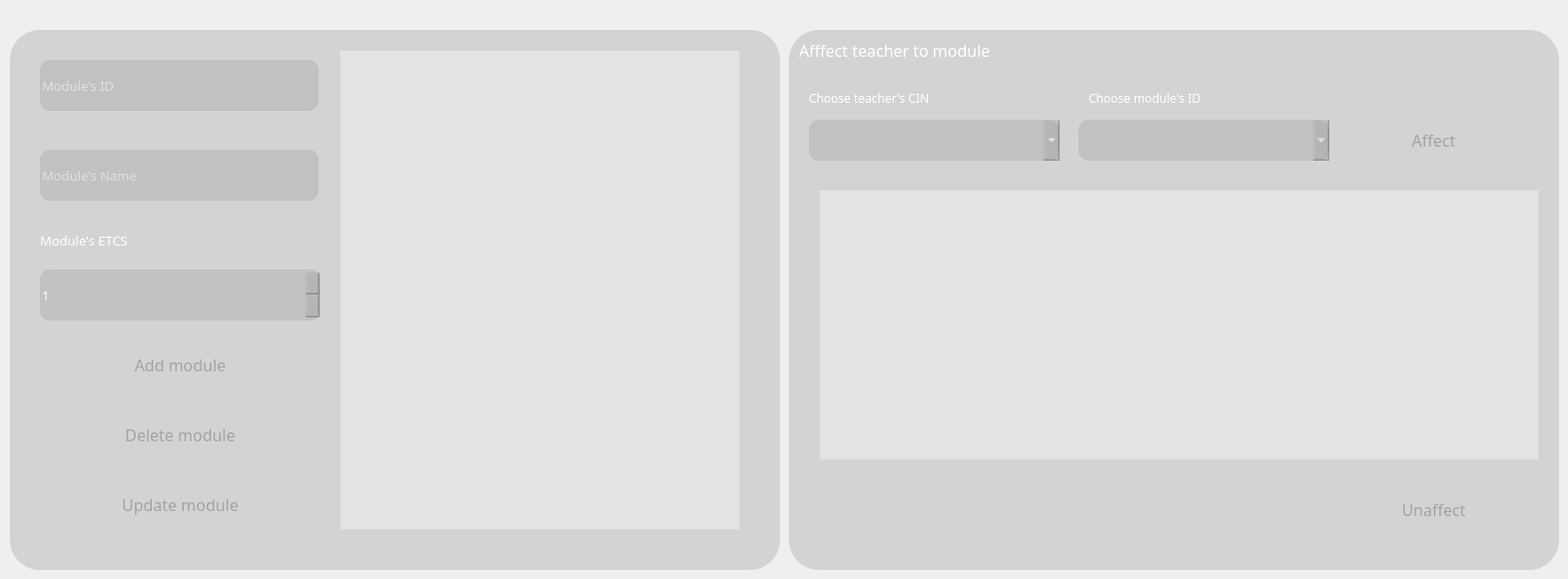
       <widget class="QWidget" name="modules">
        <attribute name="title">
         <string>Manage Modules</string>
        </attribute>
        <widget class="QPushButton" name="addModule">
         <property name="geometry">
          <rect>
           <x>40</x>
           <y>340</y>
           <width>281</width>
           <height>51</height>
          </rect>
         </property>
         <property name="font">
          <font>
           <family>Roboto Slab Medium</family>
           <pointsize>12</pointsize>
          </font>
         </property>
         <property name="styleSheet">
          <string notr="true">#addModule{

background: rgba(255, 255, 255,100);
border-image: url(:/img/b_l_n.png);
border:none;
	color: rgb(255, 255, 255);
padding:0px;
background:none;
color:#a3a3a3;
}
#addModule:pressed{
border-image:url(:/img/b_l_p.png);}
</string>
         </property>
         <property name="text">
          <string>Add module</string>
         </property>
         <property name="default">
          <bool>false</bool>
         </property>
         <property name="flat">
          <bool>false</bool>
         </property>
        </widget>
        <widget class="QLabel" name="label_2">
         <property name="geometry">
          <rect>
           <x>40</x>
           <y>230</y>
           <width>121</width>
           <height>21</height>
          </rect>
         </property>
         <property name="font">
          <font>
           <family>Roboto Slab Light</family>
           <pointsize>10</pointsize>
          </font>
         </property>
         <property name="styleSheet">
          <string notr="true">color:white</string>
         </property>
         <property name="text">
          <string>Module's ETCS</string>
         </property>
        </widget>
        <widget class="QTableView" name="listModules">
         <property name="geometry">
          <rect>
           <x>340</x>
           <y>50</y>
           <width>401</width>
           <height>481</height>
          </rect>
         </property>
         <property name="styleSheet">
          <string notr="true">background: rgba(255, 255, 255,95);
font: 10pt &quot;Roboto Slab Light&quot;;

color:black;</string>
         </property>
        </widget>
        <widget class="QLineEdit" name="moduleName">
         <property name="geometry">
          <rect>
           <x>40</x>
           <y>150</y>
           <width>279</width>
           <height>51</height>
          </rect>
         </property>
         <property name="font">
          <font>
           <family>Roboto Slab Light</family>
           <pointsize>10</pointsize>
          </font>
         </property>
         <property name="styleSheet">
          <string notr="true">background-color: rgba(159, 159, 159,90);
border-radius:10px;
color:white</string>
         </property>
         <property name="placeholderText">
          <string>Module's Name</string>
         </property>
        </widget>
        <widget class="QLineEdit" name="moduleId">
         <property name="geometry">
          <rect>
           <x>40</x>
           <y>60</y>
           <width>279</width>
           <height>51</height>
          </rect>
         </property>
         <property name="font">
          <font>
           <family>Roboto Slab Light</family>
           <pointsize>10</pointsize>
          </font>
         </property>
         <property name="styleSheet">
          <string notr="true">background-color: rgba(159, 159, 159,90);
border-radius:10px;
color:white</string>
         </property>
         <property name="placeholderText">
          <string>Module's ID</string>
         </property>
        </widget>
        <widget class="QSpinBox" name="moduleEtcs">
         <property name="geometry">
          <rect>
           <x>40</x>
           <y>270</y>
           <width>281</width>
           <height>51</height>
          </rect>
         </property>
         <property name="font">
          <font>
           <family>Roboto Slab Light</family>
           <pointsize>10</pointsize>
          </font>
         </property>
         <property name="styleSheet">
          <string notr="true">background-color: rgba(159, 159, 159,90);
border-radius:10px;
color:white</string>
         </property>
         <property name="wrapping">
          <bool>false</bool>
         </property>
         <property name="specialValueText">
          <string/>
         </property>
         <property name="accelerated">
          <bool>false</bool>
         </property>
         <property name="minimum">
          <number>1</number>
         </property>
         <property name="maximum">
          <number>30</number>
         </property>
        </widget>
        <widget class="QPushButton" name="deleteModule">
         <property name="geometry">
          <rect>
           <x>40</x>
           <y>410</y>
           <width>281</width>
           <height>51</height>
          </rect>
         </property>
         <property name="font">
          <font>
           <family>Roboto Slab Medium</family>
           <pointsize>12</pointsize>
          </font>
         </property>
         <property name="styleSheet">
          <string notr="true">#deleteModule{

background: rgba(255, 255, 255,100);
border-image: url(:/img/b_l_n.png);
border:none;
	color: rgb(255, 255, 255);
padding:0px;
background:none;
color:#a3a3a3;
}
#deleteModule:pressed{
border-image:url(:/img/b_l_p.png);}
</string>
         </property>
         <property name="text">
          <string>Delete module</string>
         </property>
        </widget>
        <widget class="QLabel" name="label_3">
         <property name="geometry">
          <rect>
           <x>810</x>
           <y>90</y>
           <width>201</width>
           <height>16</height>
          </rect>
         </property>
         <property name="font">
          <font>
           <family>Roboto Slab Medium</family>
           <pointsize>9</pointsize>
          </font>
         </property>
         <property name="styleSheet">
          <string notr="true">color:white;</string>
         </property>
         <property name="text">
          <string>Choose teacher's CIN</string>
         </property>
        </widget>
        <widget class="QLabel" name="label_4">
         <property name="geometry">
          <rect>
           <x>1090</x>
           <y>90</y>
           <width>201</width>
           <height>16</height>
          </rect>
         </property>
         <property name="font">
          <font>
           <family>Roboto Slab Medium</family>
           <pointsize>9</pointsize>
          </font>
         </property>
         <property name="styleSheet">
          <string notr="true">color:white;</string>
         </property>
         <property name="text">
          <string>Choose module's ID</string>
         </property>
        </widget>
        <widget class="QLabel" name="title_2">
         <property name="geometry">
          <rect>
           <x>800</x>
           <y>20</y>
           <width>311</width>
           <height>61</height>
          </rect>
         </property>
         <property name="font">
          <font>
           <family>Roboto Slab Medium</family>
           <pointsize>12</pointsize>
          </font>
         </property>
         <property name="styleSheet">
          <string notr="true">color:white;</string>
         </property>
         <property name="text">
          <string>Afffect teacher to module</string>
         </property>
        </widget>
        <widget class="QComboBox" name="CINTeacher">
         <property name="geometry">
          <rect>
           <x>810</x>
           <y>120</y>
           <width>251</width>
           <height>41</height>
          </rect>
         </property>
         <property name="styleSheet">
          <string notr="true">background-color: rgba(159, 159, 159,90);
border-radius:10px;
color:white</string>
         </property>
        </widget>
        <widget class="QPushButton" name="unaffect">
         <property name="geometry">
          <rect>
           <x>1350</x>
           <y>490</y>
           <width>171</width>
           <height>41</height>
          </rect>
         </property>
         <property name="font">
          <font>
           <family>Roboto Slab Medium</family>
           <pointsize>12</pointsize>
          </font>
         </property>
         <property name="styleSheet">
          <string notr="true">#unaffect{

background: rgba(255, 255, 255,100);
border-image: url(:/img/b_l_n.png);
border:none;
	color: rgb(255, 255, 255);
padding:0px;
background:none;
color:#a3a3a3;
}
#unaffect:pressed{
border-image:url(:/img/b_l_p.png);}
</string>
         </property>
         <property name="text">
          <string>Unaffect</string>
         </property>
        </widget>
        <widget class="QComboBox" name="IDModule">
         <property name="geometry">
          <rect>
           <x>1080</x>
           <y>120</y>
           <width>251</width>
           <height>41</height>
          </rect>
         </property>
         <property name="styleSheet">
          <string notr="true">background-color: rgba(159, 159, 159,90);
border-radius:10px;
color:white</string>
         </property>
        </widget>
        <widget class="QPushButton" name="affect">
         <property name="geometry">
          <rect>
           <x>1350</x>
           <y>120</y>
           <width>171</width>
           <height>41</height>
          </rect>
         </property>
         <property name="font">
          <font>
           <family>Roboto Slab Medium</family>
           <pointsize>12</pointsize>
          </font>
         </property>
         <property name="styleSheet">
          <string notr="true">#affect{

background: rgba(255, 255, 255,100);
border-image: url(:/img/b_l_n.png);
border:none;
	color: rgb(255, 255, 255);
padding:0px;
background:none;
color:#a3a3a3;
}
#affect:pressed{
border-image:url(:/img/b_l_p.png);}
</string>
         </property>
         <property name="text">
          <string>Affect</string>
         </property>
        </widget>
        <widget class="QTableView" name="listteachers">
         <property name="geometry">
          <rect>
           <x>820</x>
           <y>190</y>
           <width>721</width>
           <height>271</height>
          </rect>
         </property>
         <property name="styleSheet">
          <string notr="true">background: rgba(255, 255, 255,95);
font: 10pt &quot;Roboto Slab Light&quot;;

color:black;</string>
         </property>
        </widget>
        <widget class="QPushButton" name="updateModule">
         <property name="geometry">
          <rect>
           <x>40</x>
           <y>480</y>
           <width>281</width>
           <height>51</height>
          </rect>
         </property>
         <property name="font">
          <font>
           <family>Roboto Slab Medium</family>
           <pointsize>12</pointsize>
          </font>
         </property>
         <property name="styleSheet">
          <string notr="true">#updateModule{

background: rgba(255, 255, 255,100);
border-image: url(:/img/b_l_n.png);
border:none;
	color: rgb(255, 255, 255);
padding:0px;
background:none;
color:#a3a3a3;
}
#updateModule:pressed{
border-image:url(:/img/b_l_p.png);}
</string>
         </property>
         <property name="text">
          <string>Update module</string>
         </property>
        </widget>
        <widget class="QWidget" name="widget_8" native="true">
         <property name="geometry">
          <rect>
           <x>10</x>
           <y>30</y>
           <width>771</width>
           <height>541</height>
          </rect>
         </property>
         <property name="styleSheet">
          <string notr="true">background-color: rgba(159, 159, 159,90);
border-radius:30px;</string>
         </property>
        </widget>
        <widget class="QWidget" name="widget_9" native="true">
         <property name="geometry">
          <rect>
           <x>790</x>
           <y>30</y>
           <width>771</width>
           <height>541</height>
          </rect>
         </property>
         <property name="styleSheet">
          <string notr="true">background-color: rgba(159, 159, 159,90);
border-radius:30px;</string>
         </property>
        </widget>
        <zorder>widget_9</zorder>
        <zorder>widget_8</zorder>
        <zorder>addModule</zorder>
        <zorder>label_2</zorder>
        <zorder>listModules</zorder>
        <zorder>moduleName</zorder>
        <zorder>moduleId</zorder>
        <zorder>moduleEtcs</zorder>
        <zorder>deleteModule</zorder>
        <zorder>label_3</zorder>
        <zorder>label_4</zorder>
        <zorder>title_2</zorder>
        <zorder>CINTeacher</zorder>
        <zorder>unaffect</zorder>
        <zorder>IDModule</zorder>
        <zorder>affect</zorder>
        <zorder>listteachers</zorder>
        <zorder>updateModule</zorder>
       </widget>
